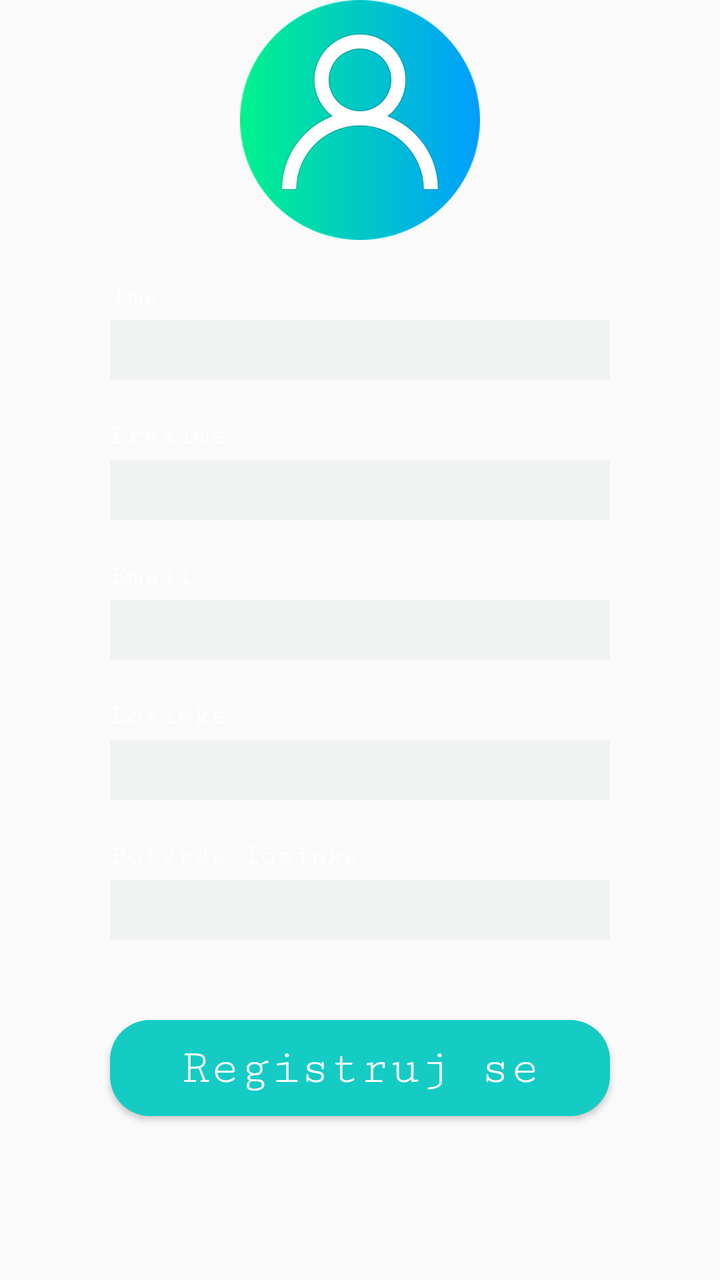
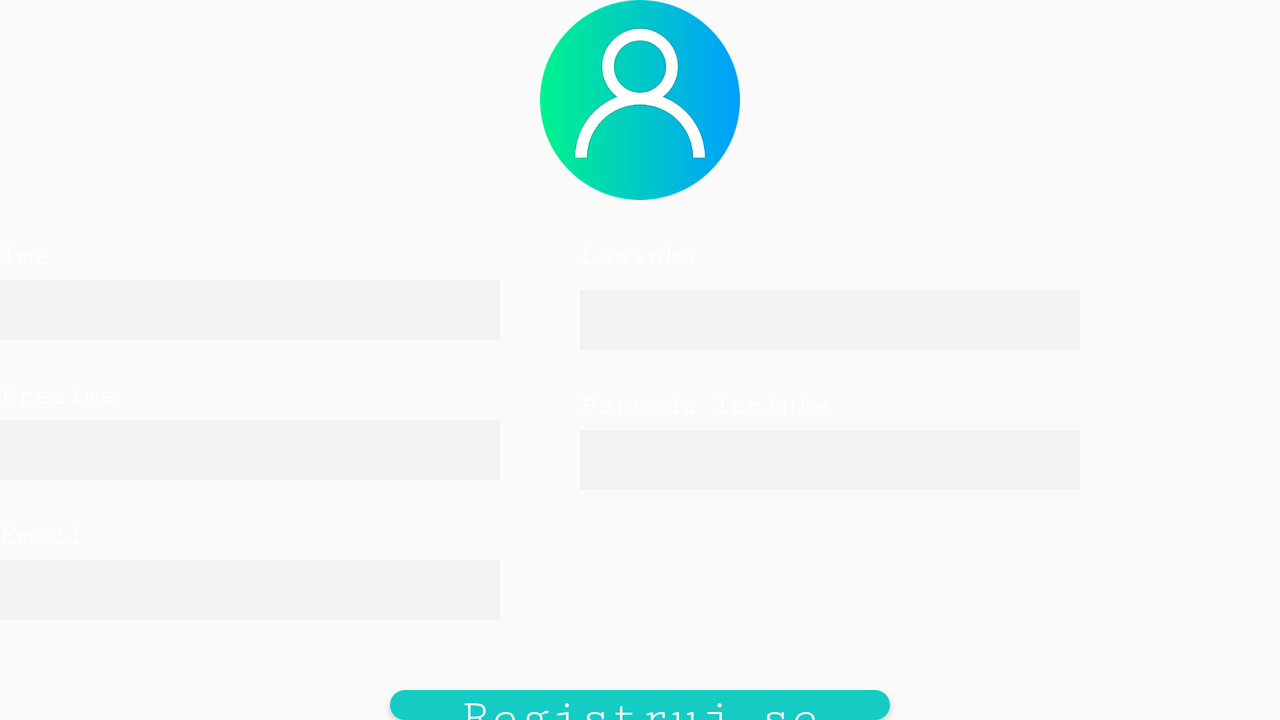

First picture: res/layout/ on a phone held upright. Second picture: the repository's own variant of that layout, on a device whose configuration matches the variant's folder. Source for both follows.
<!-- AndroidManifest.xml: application theme AppTheme -->
<!-- res/layout/register_layout.xml -->
<?xml version="1.0" encoding="utf-8"?>
<RelativeLayout
    xmlns:android="http://schemas.android.com/apk/res/android"
    xmlns:app="http://schemas.android.com/apk/res-auto"
    xmlns:tools="http://schemas.android.com/tools"
    android:layout_width="match_parent"
    android:layout_height="match_parent">

    <ImageView
        android:id="@+id/iv_user"
        android:layout_width="120dp"
        android:layout_height="120dp"
        android:layout_centerHorizontal="true"
        app:srcCompat="@drawable/user_2" />

    <EditText
        android:id="@+id/et_firstName"
        android:background="#F0F3F2"
        android:layout_width="250dp"
        android:layout_height="30dp"
        android:layout_centerHorizontal="true"
        android:layout_below="@id/iv_user"
        android:layout_marginTop="40dp"
        android:ems="10"
        android:inputType="textPersonName" />

    <TextView
        android:id="@+id/tv_firstName"
        android:textColor="@android:color/white"
        android:layout_width="wrap_content"
        android:layout_height="wrap_content"
        android:layout_below="@id/iv_user"
        android:layout_alignStart="@id/et_firstName"
        android:layout_alignLeft="@id/et_firstName"
        android:layout_marginTop="20dp"
        android:text="@string/firstName"
        android:textSize="14sp"/>

    <EditText
        android:id="@+id/et_lastName"
        android:background="#F0F3F2"
        android:layout_width="250dp"
        android:layout_height="30dp"
        android:layout_centerHorizontal="true"
        android:layout_below="@id/et_firstName"
        android:layout_marginTop="40dp"
        android:ems="10"
        android:inputType="textPersonName" />

    <TextView
        android:id="@+id/tv_lastName"
        android:textColor="@android:color/white"
        android:layout_width="wrap_content"
        android:layout_height="wrap_content"
        android:layout_below="@id/et_firstName"
        android:layout_alignStart="@id/et_lastName"
        android:layout_alignLeft="@id/et_lastName"
        android:layout_marginTop="20dp"
        android:text="@string/lastName"
        android:textSize="14sp"/>

    <EditText
        android:id="@+id/et_reg_email"
        android:background="#F0F3F2"
        android:layout_width="250dp"
        android:layout_height="30dp"
        android:layout_centerHorizontal="true"
        android:layout_below="@id/et_lastName"
        android:layout_marginTop="40dp"
        android:ems="10"
        android:inputType="textEmailAddress" />

    <TextView
        android:id="@+id/tv_reg_email"
        android:textColor="@android:color/white"
        android:layout_width="wrap_content"
        android:layout_height="wrap_content"
        android:layout_below="@id/et_lastName"
        android:layout_alignStart="@id/et_reg_email"
        android:layout_alignLeft="@id/et_reg_email"
        android:layout_marginTop="20dp"
        android:text="@string/email"
        android:textSize="14sp"/>

    <EditText
        android:id="@+id/et_reg_password"
        android:background="#F0F3F2"
        android:layout_width="250dp"
        android:layout_height="30dp"
        android:layout_centerHorizontal="true"
        android:layout_below="@id/et_reg_email"
        android:layout_marginTop="40dp"
        android:ems="10"
        android:inputType="textPassword" />

    <TextView
        android:id="@+id/tv_reg_password"
        android:textColor="@android:color/white"
        android:layout_width="wrap_content"
        android:layout_height="wrap_content"
        android:layout_below="@id/et_reg_email"
        android:layout_alignStart="@id/et_reg_password"
        android:layout_alignLeft="@id/et_reg_password"
        android:layout_marginTop="20dp"
        android:text="@string/password"
        android:textSize="14sp"/>

    <EditText
        android:id="@+id/et_reg_password_2"
        android:background="#F0F3F2"
        android:layout_width="250dp"
        android:layout_height="30dp"
        android:layout_centerHorizontal="true"
        android:layout_below="@id/et_reg_password"
        android:layout_marginTop="40dp"
        android:ems="10"
        android:inputType="textPassword" />

    <TextView
        android:id="@+id/tv_reg_password_2"
        android:textColor="@android:color/white"
        android:layout_width="wrap_content"
        android:layout_height="wrap_content"
        android:layout_below="@id/et_reg_password"
        android:layout_alignStart="@id/et_reg_password_2"
        android:layout_alignLeft="@id/et_reg_password_2"
        android:layout_marginTop="20dp"
        android:text="@string/confirm_password"
        android:textSize="14sp"/>

    <Button
        android:id="@+id/btn_register"
        android:background="@drawable/button_rectangle_blue"
        android:layout_width="250dp"
        android:layout_height="wrap_content"
        android:layout_below="@id/et_reg_password_2"
        android:layout_centerHorizontal="true"
        android:layout_marginTop="40dp"
        android:text="@string/btn_register"
        android:textColor="@android:color/white"
        android:textAllCaps="false"
        android:textSize="25sp"/>

</RelativeLayout>
<!-- resources referenced by this layout -->
<resources>
  <!-- drawable button_rectangle_blue (drawable) -->
  <?xml version="1.0" encoding="utf-8"?>
  <selector xmlns:android="http://schemas.android.com/apk/res/android">
  
      <item>
          <shape android:shape="rectangle">
              <solid android:color="@color/colorAccent"/>
              <corners
                  android:topRightRadius="20dp"
                  android:topLeftRadius="20dp"
                  android:bottomLeftRadius="20dp"
                  android:bottomRightRadius="20dp" />
          </shape>
      </item>
  </selector>
  <!-- drawable user_2: png bitmap (drawable-hdpi, 19674 bytes) -->
  <string name="btn_register">Registruj se</string>
  <string name="confirm_password">Potvrda lozinke</string>
  <string name="email">Email</string>
  <string name="firstName">Ime</string>
  <string name="lastName">Prezime</string>
  <string name="password">Lozinka</string>
  <style name="AppTheme" parent="Theme.AppCompat.Light.NoActionBar">
          
          <item name="colorPrimary">@color/colorPrimary</item>
          <item name="colorPrimaryDark">@color/colorPrimaryDark</item>
          <item name="colorAccent">@color/colorAccent</item>
  
          <item name="windowActionBar">false</item>
          <item name="windowNoTitle">true</item>
          <item name="android:windowFullscreen">true</item>
  
          <item name="android:fontFamily">serif-monospace</item>
          <item name="android:textAllCaps">false</item>
          
      </style>
  <color name="colorAccent">#14ccc4</color>
  <color name="colorPrimary">#6200EE</color>
  <color name="colorPrimaryDark">#3700B3</color>
</resources>
<!-- res/layout-land/register_layout.xml (the repository's variant of the layout above) -->
<!-- drawn on the phone turned sideways -->
<?xml version="1.0" encoding="utf-8"?>
<RelativeLayout
    xmlns:android="http://schemas.android.com/apk/res/android"
    xmlns:app="http://schemas.android.com/apk/res-auto"
    xmlns:tools="http://schemas.android.com/tools"
    android:layout_width="match_parent"
    android:layout_height="match_parent">

    <ImageView
        android:id="@+id/iv_user"
        android:layout_width="100dp"
        android:layout_height="100dp"
        android:layout_centerHorizontal="true"
        app:srcCompat="@drawable/user_2" />

    <EditText
        android:id="@+id/et_firstName"
        android:background="#F0F3F2"
        android:layout_width="250dp"
        android:layout_height="30dp"
        android:layout_below="@id/iv_user"
        android:layout_marginTop="40dp"
        android:ems="10"
        android:inputType="textPersonName" />

    <TextView
        android:id="@+id/tv_firstName"
        android:textColor="@android:color/white"
        android:layout_width="wrap_content"
        android:layout_height="wrap_content"
        android:layout_below="@id/iv_user"
        android:layout_alignStart="@id/et_firstName"
        android:layout_alignLeft="@id/et_firstName"
        android:layout_marginTop="20dp"
        android:text="@string/firstName"
        android:textSize="14sp"/>

    <EditText
        android:id="@+id/et_lastName"
        android:background="#F0F3F2"
        android:layout_width="250dp"
        android:layout_height="30dp"
        android:layout_below="@id/et_firstName"
        android:layout_alignLeft="@+id/et_firstName"
        android:layout_marginTop="40dp"
        android:ems="10"
        android:inputType="textPersonName"
        android:layout_alignStart="@+id/et_firstName" />

    <TextView
        android:id="@+id/tv_lastName"
        android:textColor="@android:color/white"
        android:layout_width="wrap_content"
        android:layout_height="wrap_content"
        android:layout_below="@id/et_firstName"
        android:layout_alignStart="@id/et_lastName"
        android:layout_alignLeft="@id/et_lastName"
        android:layout_marginTop="20dp"
        android:text="@string/lastName"
        android:textSize="14sp"/>

    <EditText
        android:id="@+id/et_reg_email"
        android:background="#F0F3F2"
        android:layout_width="250dp"
        android:layout_height="30dp"
        android:layout_below="@id/et_lastName"
        android:layout_alignLeft="@id/et_firstName"
        android:layout_marginTop="40dp"
        android:ems="10"
        android:inputType="textEmailAddress"
        android:layout_alignStart="@id/et_firstName" />

    <TextView
        android:id="@+id/tv_reg_email"
        android:textColor="@android:color/white"
        android:layout_width="wrap_content"
        android:layout_height="wrap_content"
        android:layout_below="@id/et_lastName"
        android:layout_alignStart="@id/et_reg_email"
        android:layout_alignLeft="@id/et_reg_email"
        android:layout_marginTop="20dp"
        android:text="@string/email"
        android:textSize="14sp"/>

    <EditText
        android:id="@+id/et_reg_password"
        android:background="#F0F3F2"
        android:layout_width="250dp"
        android:layout_height="30dp"
        android:layout_below="@id/iv_user"
        android:layout_alignBaseline="@id/et_firstName"
        android:layout_toRightOf="@id/et_firstName"
        android:layout_marginLeft="40dp"
        android:ems="10"
        android:inputType="textPassword"
        android:layout_toEndOf="@id/et_firstName"
        android:layout_marginStart="40dp" />

    <TextView
        android:id="@+id/tv_reg_password"
        android:textColor="@android:color/white"
        android:layout_width="wrap_content"
        android:layout_height="wrap_content"
        android:layout_below="@id/iv_user"
        android:layout_alignStart="@id/et_reg_password"
        android:layout_alignLeft="@id/et_reg_password"

        android:layout_marginTop="20dp"
        android:text="@string/password"
        android:textSize="14sp"/>

    <EditText
        android:id="@+id/et_reg_password_2"
        android:background="#F0F3F2"
        android:layout_width="250dp"
        android:layout_height="30dp"
        android:layout_toRightOf="@id/et_lastName"
        android:layout_below="@id/et_reg_password"
        android:layout_marginLeft="40dp"
        android:layout_marginTop="40dp"
        android:ems="10"
        android:inputType="textPassword"
        android:layout_marginStart="40dp" />

    <TextView
        android:id="@+id/tv_reg_password_2"
        android:textColor="@android:color/white"
        android:layout_width="wrap_content"
        android:layout_height="wrap_content"
        android:layout_below="@id/et_reg_password"
        android:layout_alignStart="@id/et_reg_password_2"
        android:layout_alignLeft="@id/et_reg_password_2"
        android:layout_marginTop="20dp"
        android:text="@string/confirm_password"
        android:textSize="14sp"/>

    <Button
        android:id="@+id/btn_register"
        android:background="@drawable/button_rectangle_blue"
        android:layout_width="250dp"
        android:layout_height="wrap_content"
        android:layout_below="@id/et_reg_password_2"
        android:layout_centerHorizontal="true"
        android:layout_marginTop="100dp"
        android:text="@string/btn_register"
        android:textColor="@android:color/white"
        android:textSize="25sp"/>

</RelativeLayout>
